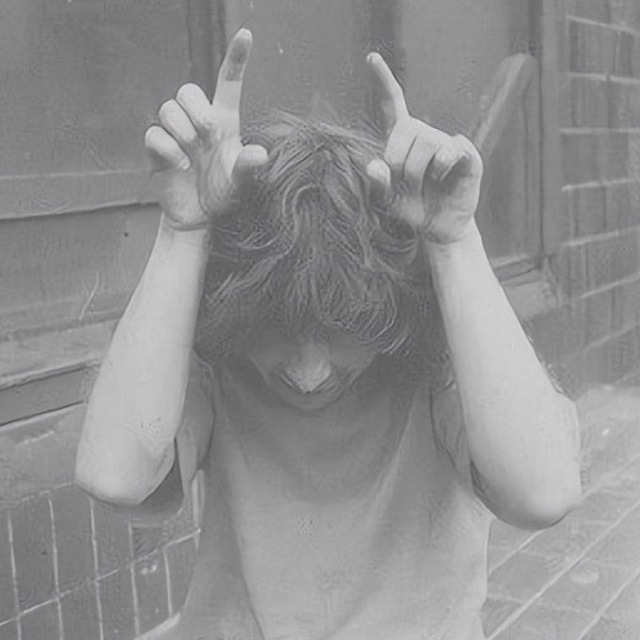
#> input picture images/IMG_20241011_110246_391.jpg, 640 x 640 px
$ python crop_to_circle.py images/IMG_20241011_110246_391.jpg out.png
#> lines starting #> are read from the running program, lines starting #| are printed output that depends on the picture
from PIL import Image, ImageDraw
import sys

def crop_to_circle(image_path, output_path):
    # Открываем изображение
#> called with image_path = 'images/IMG_20241011_110246_391.jpg', output_path = 'out.png'
    img = Image.open(image_path).convert("RGBA")

    # Создаем круглую маску
    size = img.size
#> size = (640, 640)
    mask = Image.new('L', size, 0)
#> mask: PIL image 640x640 L; every value is 0
    draw = ImageDraw.Draw(mask)
    draw.ellipse((0, 0) + size, fill=255)

    # Применяем маску к изображению
    output = Image.new('RGBA', size)
#> output: PIL image 640x640 RGBA; every value is 0
    output.paste(img, (0, 0), mask)
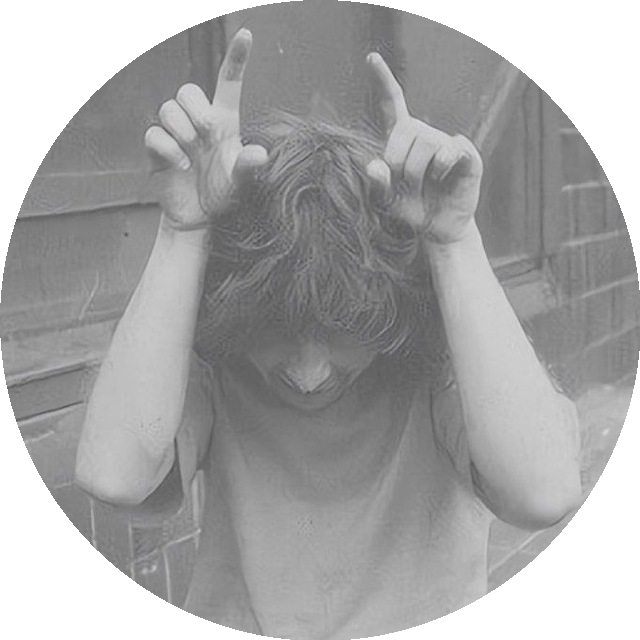
#> output: PIL image 640x640 RGBA; mean R, G, B, A 113.7, 113.7, 113.9, 200.8; transparent parts drawn white

    # Сохраняем результат
    output.save(output_path)

if __name__ == "__main__":
    if len(sys.argv) != 3:
        print("Использование: python3 crop_to_circle.py <input_image> <output_image>")
        sys.exit(1)

    input_image = sys.argv[1]
    output_image = sys.argv[2]

    crop_to_circle(input_image, output_image)
